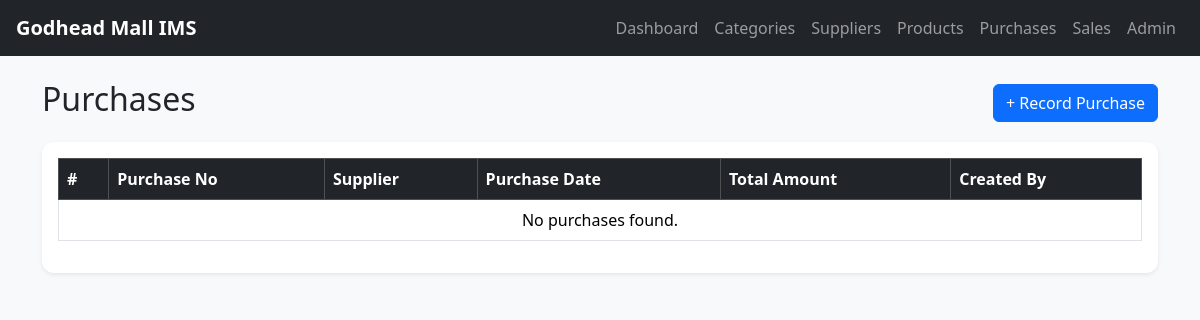
Before: /purchases/ with the older database file.
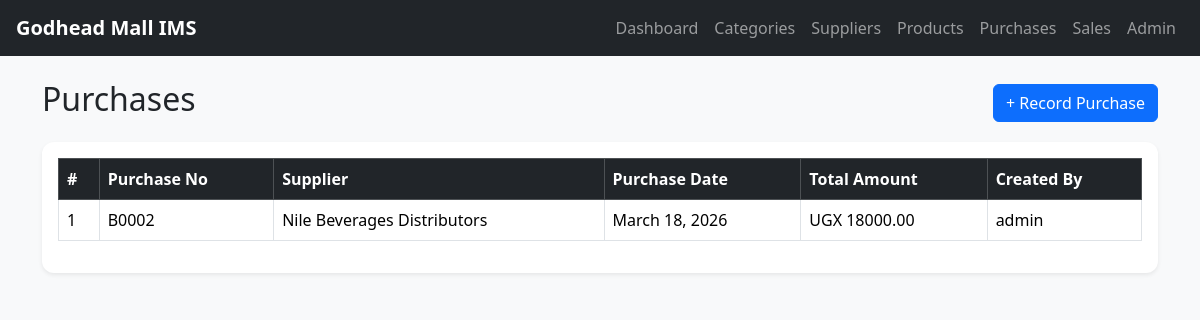
After: the same page with the newer database file.
### myinven/models.py (models this page shows, shortened)
class Purchase(models.Model):
    purchase_no = models.CharField(max_length=50, unique=True)
    supplier = models.ForeignKey(Supplier, on_delete=models.CASCADE, related_name='purchases')
    purchase_date = models.DateField()
    total_amount = models.DecimalField(max_digits=14, decimal_places=2, default=0)
    created_by = models.ForeignKey(User, on_delete=models.SET_NULL, null=True, blank=True)
    created_at = models.DateTimeField(auto_now_add=True)

class Supplier(models.Model):
    supplier_name = models.CharField(max_length=150)
    contact_person = models.CharField(max_length=100, blank=True, null=True)
    phone = models.CharField(max_length=20)
    email = models.EmailField(blank=True, null=True)
    address = models.TextField(blank=True, null=True)
    created_at = models.DateTimeField(auto_now_add=True)
    def __str__(self):
        return self.supplier_name

### myinven/views.py (the view)
# urls.py: path('purchases/', views.purchase_list, name='purchase_list'),
def purchase_list(request):
    purchases = Purchase.objects.select_related('supplier').all().order_by('-created_at')
    return render(request, 'inventory/purchase_list.html', {'purchases': purchases})

### myinven/templates/inventory/purchase_list.html
{% extends 'inventory/base.html' %}
{% block content %}
<div class="d-flex justify-content-between align-items-center mb-3">
    <h2>Purchases</h2>
    <a href="{% url 'purchase_create' %}" class="btn btn-primary">+ Record Purchase</a>
</div>
<div class="card shadow-sm p-3">
    <table class="table table-bordered table-hover">
        <thead class="table-dark">
            <tr>
                <th>#</th>
                <th>Purchase No</th>
                <th>Supplier</th>
                <th>Purchase Date</th>
                <th>Total Amount</th>
                <th>Created By</th>
            </tr>
        </thead>
        <tbody>
            {% for purchase in purchases %}
            <tr>
                <td>{{ forloop.counter }}</td>
                <td>{{ purchase.purchase_no }}</td>
                <td>{{ purchase.supplier }}</td>
                <td>{{ purchase.purchase_date }}</td>
                <td>UGX {{ purchase.total_amount }}</td>
                <td>{{ purchase.created_by|default:"-" }}</td>
            </tr>
            {% empty %}
            <tr>
                <td colspan="6" class="text-center">No purchases found.</td>
            </tr>
            {% endfor %}
        </tbody>
    </table>
</div>
{% endblock %}

Changed rows visible on the page:
added Purchase: purchase_no "B0002", supplier "Nile Beverages Distributors", purchase_date "March 18, 2026", total_amount "18000.00", created_by "admin"
Other visible differences:
text no longer shown: "No purchases found."
